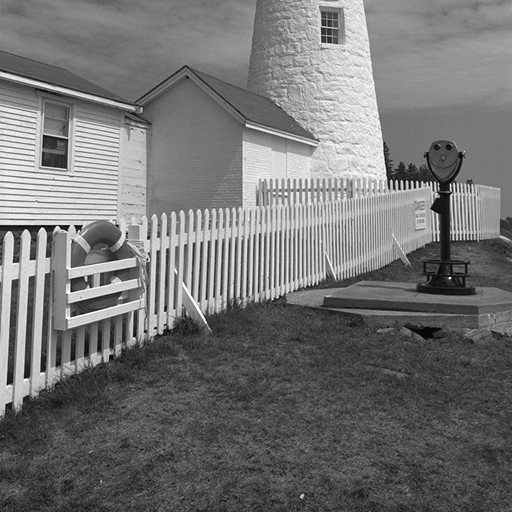
#> input picture images/lighthouse.bmp, 512 x 512 px
$ python exersise1.py   (older library calls are emulated)
#> lines starting #> are read from the running program, lines starting #| are printed output that depends on the picture; after the words box and inside, x2 and y2 are one past the last pixel; in counts of white or black regions, pixels touching at a corner belong together
import cv2
import numpy as np
from matplotlib import pyplot as plt

# Load the image
image = cv2.imread('./images/lighthouse.bmp', cv2.IMREAD_GRAYSCALE)
#> image is the input picture: shape (512, 512); min 2, max 255, mean 115.4

# Sobel Operator
def sobelEdgeDetection(image):
    sobelx = cv2.Sobel(image, cv2.CV_64F, 1, 0, ksize=3)
    sobely = cv2.Sobel(image, cv2.CV_64F, 0, 1, ksize=3)
    sobel = np.hypot(sobelx, sobely)
    return sobel

# Roberts Cross Operator
def robertsCrossEdgeDetection(image):
    kernelx = np.array([[1, 0], [0, -1]], dtype=int)
    kernely = np.array([[0, 1], [-1, 0]], dtype=int)
    robertsx = cv2.filter2D(image, cv2.CV_64F, kernelx)
    robertsy = cv2.filter2D(image, cv2.CV_64F, kernely)
    roberts = np.hypot(robertsx, robertsy)
    return roberts

# Prewitt Operator
def prewittEdgeDetection(image):
    kernelx = np.array([[1, 0, -1], [1, 0, -1], [1, 0, -1]], dtype=int)
    kernely = np.array([[1, 1, 1], [0, 0, 0], [-1, -1, -1]], dtype=int)
    prewittx = cv2.filter2D(image, cv2.CV_64F, kernelx)
    prewitty = cv2.filter2D(image, cv2.CV_64F, kernely)
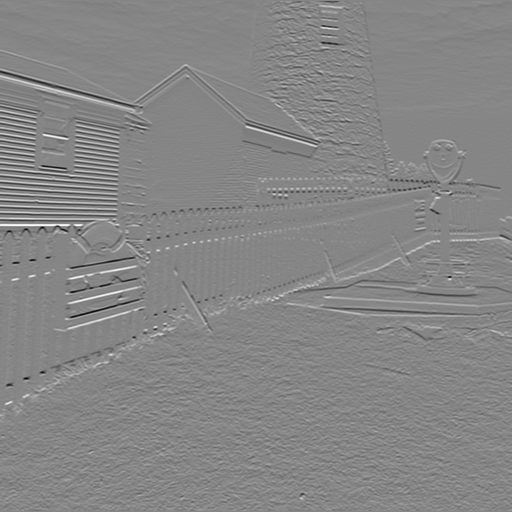
#> prewitty: shape (512, 512) float64; min -696, max 629, mean 0.8; drawn with min black and max white
    prewitt = np.hypot(prewittx, prewitty)
    return prewitt

# Kirsch Operator
def kirschEdgeDetection(image):
    kernels = [
        np.array([[5, 5, 5], [-3, 0, -3], [-3, -3, -3]]),
        np.array([[-3, 5, 5], [-3, 0, 5], [-3, -3, -3]]),
        np.array([[-3, -3, 5], [-3, 0, 5], [-3, -3, 5]]),
        np.array([[-3, -3, -3], [-3, 0, 5], [-3, 5, 5]]),
        np.array([[-3, -3, -3], [-3, 0, -3], [5, 5, 5]]),
        np.array([[-3, -3, -3], [5, 0, -3], [5, 5, -3]]),
        np.array([[5, -3, -3], [5, 0, -3], [5, -3, -3]]),
        np.array([[5, 5, -3], [5, 0, -3], [-3, -3, -3]])
    ]
    kirsch = np.zeros_like(image, dtype=np.float64)
    for kernel in kernels:
        kirsch = np.maximum(kirsch, cv2.filter2D(image, cv2.CV_64F, kernel))
#> this loop made 8 passes
#> pass 1, in kirschEdgeDetection, `kirsch = np.maximum(kirsch, cv2.filter2D(image, cv2.CV_64F, kernel))`:
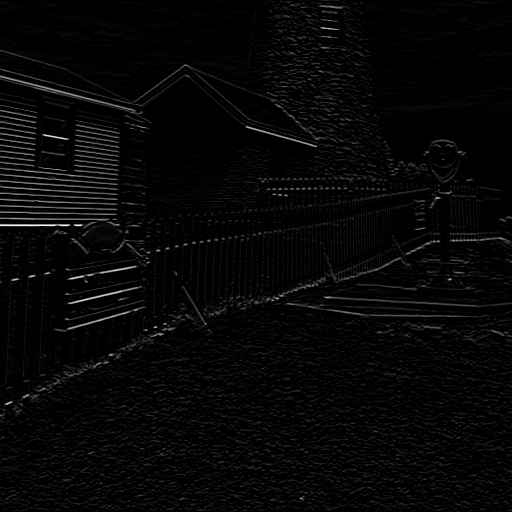
#> kirsch: shape (512, 512) float64; min 0, max 2843, mean 78.8; drawn with min black and max white
    return kirsch

# Thresholding
def otsuThresholding(image):
    _, binary = cv2.threshold(image, 0, 255, cv2.THRESH_BINARY + cv2.THRESH_OTSU)
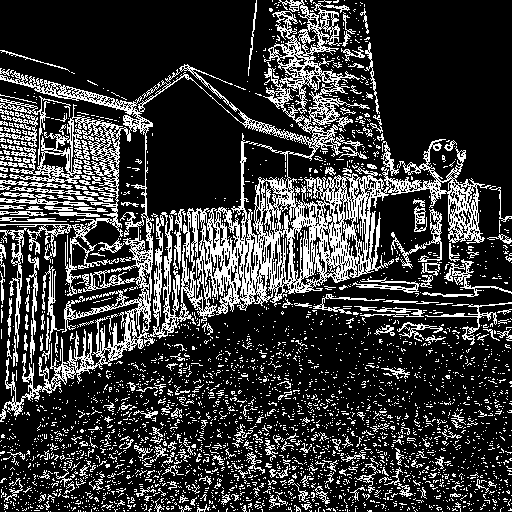
#> binary: shape (512, 512); 22.6% white in thin lines or dots
    return binary

# Apply edge detection methods
sobelEdges = sobelEdgeDetection(image)
robertsEdges = robertsCrossEdgeDetection(image)
prewittEdges = prewittEdgeDetection(image)
kirschEdges = kirschEdgeDetection(image)

# Apply Otsu's thresholding
sobelBinary = otsuThresholding(sobelEdges.astype(np.uint8))
robertsBinary = otsuThresholding(robertsEdges.astype(np.uint8))
#> in otsuThresholding (call 2), `_, binary = cv2.threshold(image, 0, 255, cv2.THRESH_BINARY + cv2.THRES..`: binary: shape (512, 512); 11.4% white in thin lines or dots
prewittBinary = otsuThresholding(prewittEdges.astype(np.uint8))
#> in otsuThresholding (call 3), `_, binary = cv2.threshold(image, 0, 255, cv2.THRESH_BINARY + cv2.THRES..`:
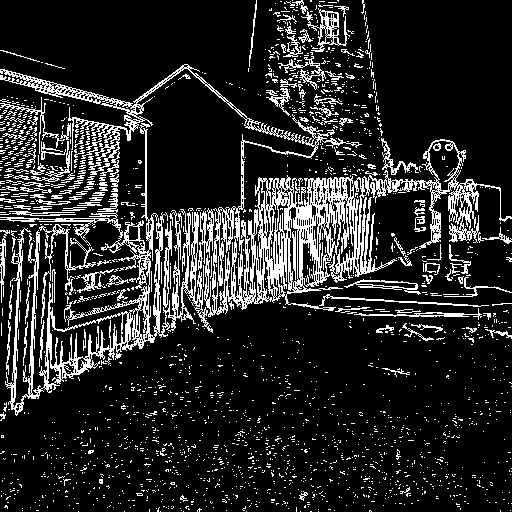
#> binary: shape (512, 512); 15.6% white in thin lines or dots
#> in otsuThresholding (call 3), `_, binary = cv2.threshold(image, 0, 255, cv2.THRESH_BINARY + cv2.THRES..`:
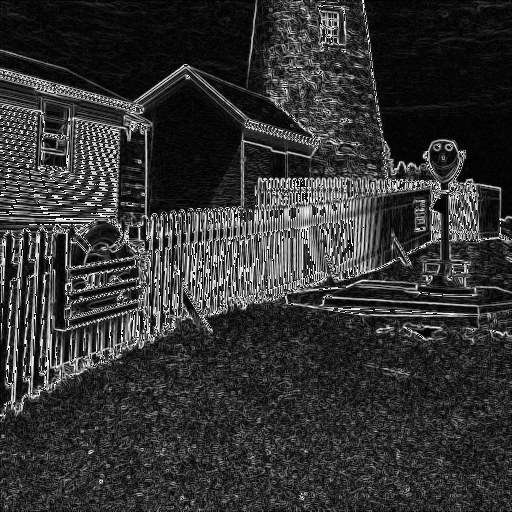
#> image: shape (512, 512); min 0, max 255, mean 51.7
# _, kirschBinary = cv2.threshold(kirschEdges.astype(np.uint8), 200, 255, cv2.THRESH_BINARY)
# Display results
plt.figure(figsize=(10, 8))

plt.subplot(231), plt.imshow(image, cmap='gray'), plt.title('Original')
plt.subplot(232), plt.imshow(sobelBinary, cmap='gray'), plt.title('Sobel')
plt.subplot(233), plt.imshow(robertsBinary, cmap='gray'), plt.title('Roberts')
plt.subplot(234), plt.imshow(prewittBinary, cmap='gray'), plt.title('Prewitt')
# plt.subplot(235), plt.imshow(kirschBinary, cmap='gray'), plt.title('Kirsch')
plt.savefig('./resultsOne/edgeDetectionFirstDerivative.jpg')
plt.show()

# Kirsch thresholding experiment
thresholds = [50, 100, 150, 200, 250, 300]
plt.figure(figsize=(12, 8))
for i, t in enumerate(thresholds):
    _, kirschBinary = cv2.threshold(kirschEdges.astype(np.uint8), t, 255, cv2.THRESH_BINARY)
    plt.subplot(2, 3, i+1)
    plt.imshow(kirschBinary, cmap='gray')
    plt.title(f'Kirsch Threshold {t}')
#> this loop made 6 passes
#> pass 1, `_, kirschBinary = cv2.threshold(kirschEdges.astype(np.uint8), t, 255, ..`:
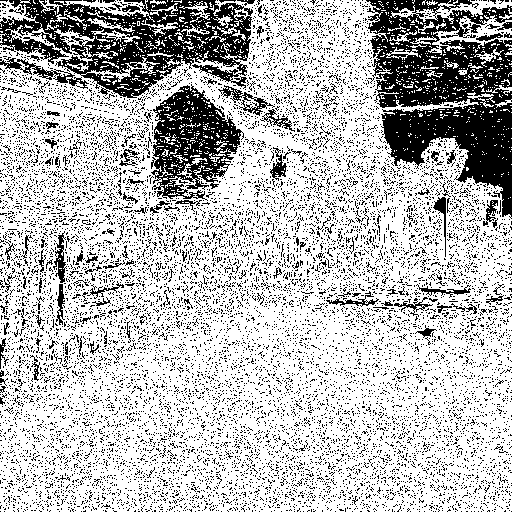
#> kirschBinary: shape (512, 512); 72.9% white; 12778 black regions (12648 under 20 px), largest, box (x1, y1, x2, y2) and area: (366, 0, 512, 219) 16802, (0, 0, 253, 98) 11889, (151, 84, 244, 201) 5509

plt.tight_layout()
plt.savefig('./resultsOne/kirschThresholds.jpg')
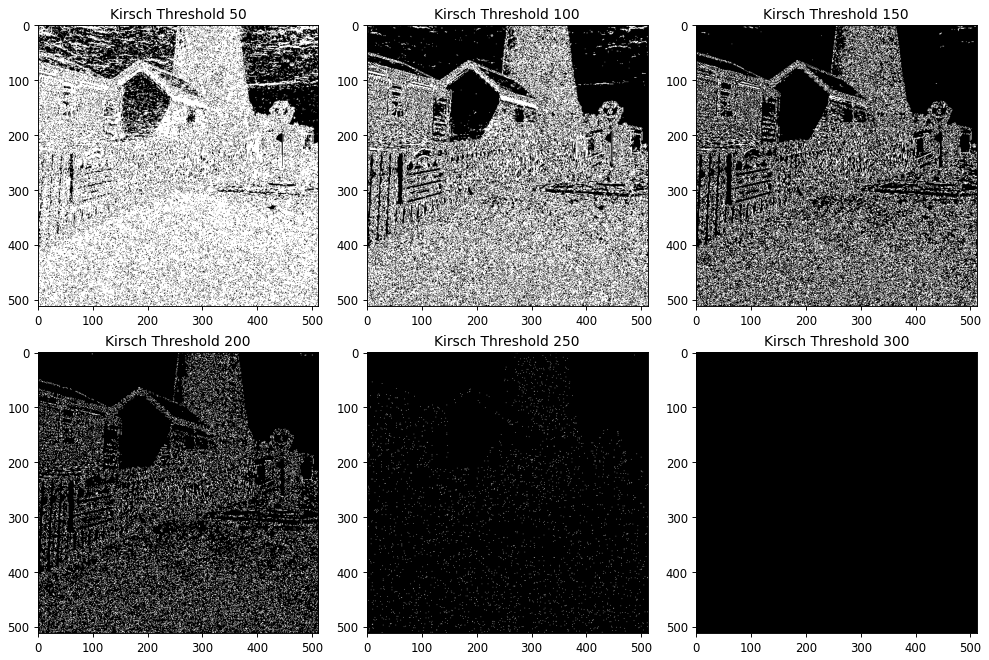
#> figure drawn by matplotlib, 6 panels
plt.show()

$ run again, with images/bridge.bmp copied over images/lighthouse.bmp
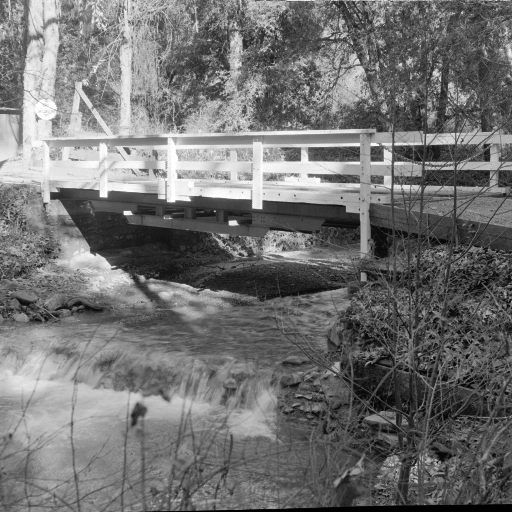
#> input picture images/bridge.bmp, 512 x 512 px
#> image is the input picture: shape (512, 512); min 0, max 255, mean 113.8
#> in otsuThresholding, `_, binary = cv2.threshold(image, 0, 255, cv2.THRESH_BINARY + cv2.THRES..`:
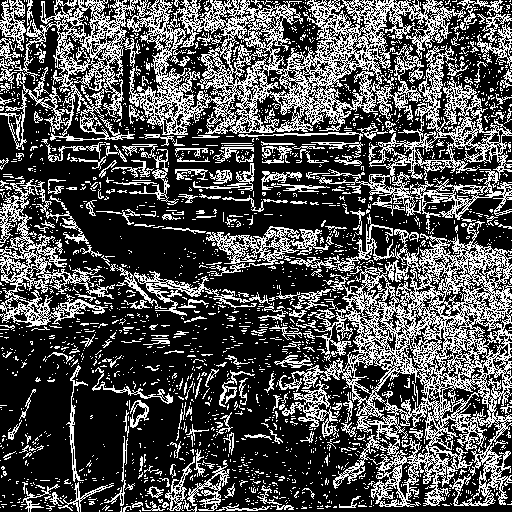
#> binary: shape (512, 512); 31.9% white in thin lines or dots
#> binary: shape (512, 512); 20% white in thin lines or dots
#> binary: shape (512, 512); 27% white in thin lines or dots
#> the loop `for i, t in enumerate(thresholds):` made 6 passes
#> pass 3, `_, kirschBinary = cv2.threshold(kirschEdges.astype(np.uint8), t, 255, ..`:
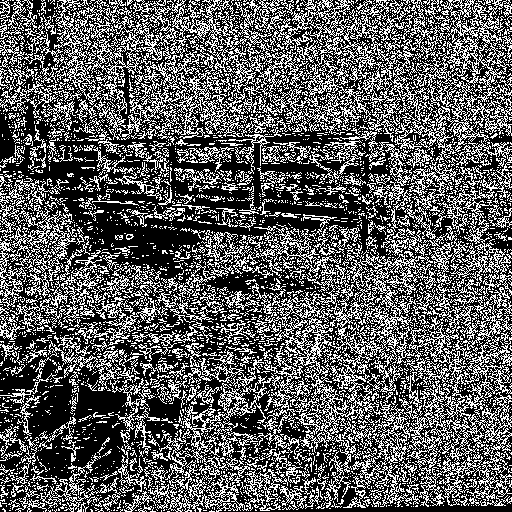
#> kirschBinary: shape (512, 512); 36.1% white in thin lines or dots

$ run again, with images/girlface.bmp copied over images/lighthouse.bmp
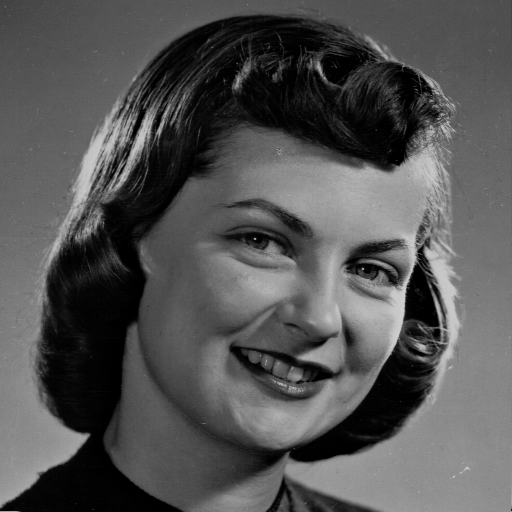
#> input picture images/girlface.bmp, 512 x 512 px
#> image is the input picture: shape (512, 512); min 0, max 207, mean 83.6
#> in otsuThresholding, `_, binary = cv2.threshold(image, 0, 255, cv2.THRESH_BINARY + cv2.THRES..`:
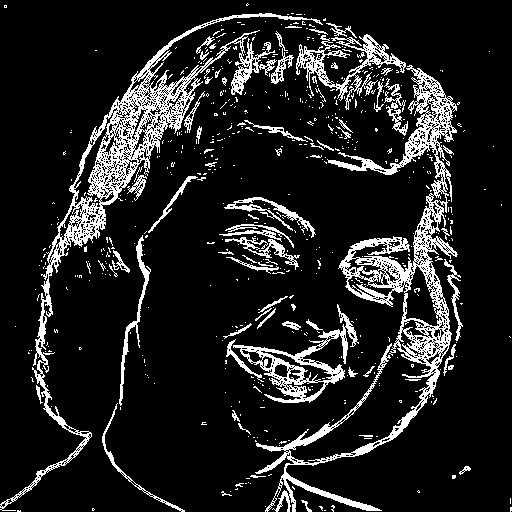
#> binary: shape (512, 512); 13% white in thin lines or dots
#> binary: shape (512, 512); 8.5% white in thin lines or dots
#> binary: shape (512, 512); 11.5% white in thin lines or dots
#> the loop `for i, t in enumerate(thresholds):` made 6 passes
#> pass 3, `_, kirschBinary = cv2.threshold(kirschEdges.astype(np.uint8), t, 255, ..`:
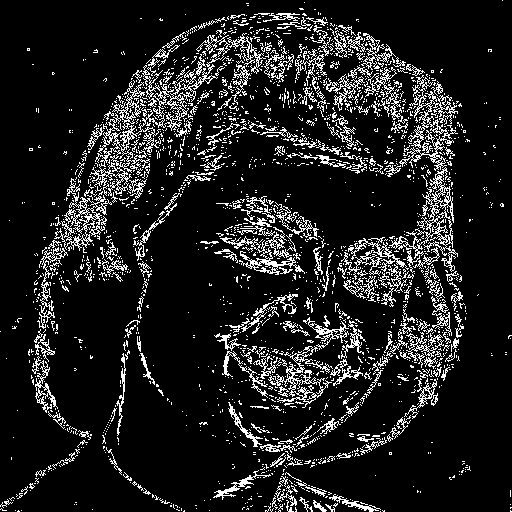
#> kirschBinary: shape (512, 512); 12.3% white in thin lines or dots

$ run again, with images/girl.png saved as images/lighthouse.bmp
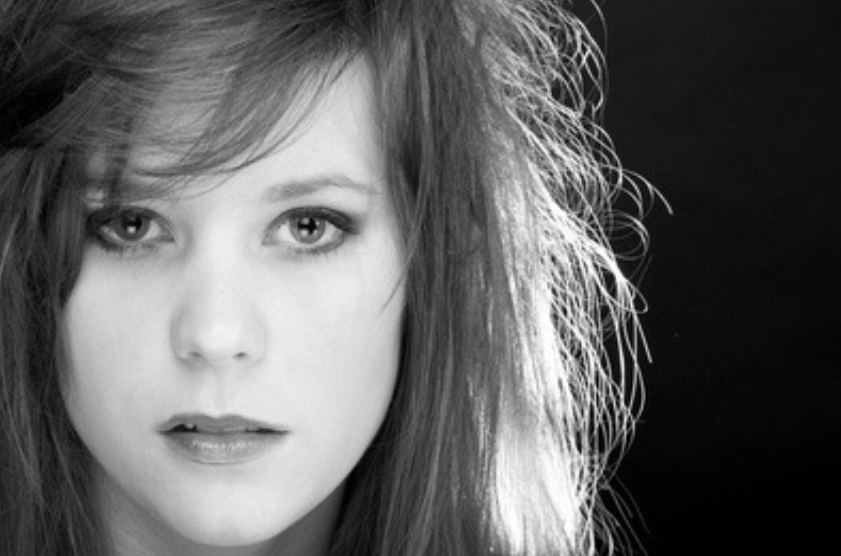
#> input picture images/girl.png, 841 x 556 px
#> image is the input picture: shape (556, 841); min 0, max 255, mean 97
#> binary: shape (556, 841); 12.9% white in thin lines or dots, all inside (x1, y1, x2, y2) = (0, 0, 678, 556)
#> binary: shape (556, 841); 6.5% white; 645 white regions (570 under 20 px), largest, box (x1, y1, x2, y2) and area: (502, 0, 675, 556) 22531, (267, 303, 408, 540) 887, (625, 213, 651, 257) 348
#> binary: shape (556, 841); 9.7% white in thin lines or dots, all inside (x1, y1, x2, y2) = (1, 0, 675, 556)
#> the loop `for i, t in enumerate(thresholds):` made 6 passes
#> pass 3, `_, kirschBinary = cv2.threshold(kirschEdges.astype(np.uint8), t, 255, ..`:
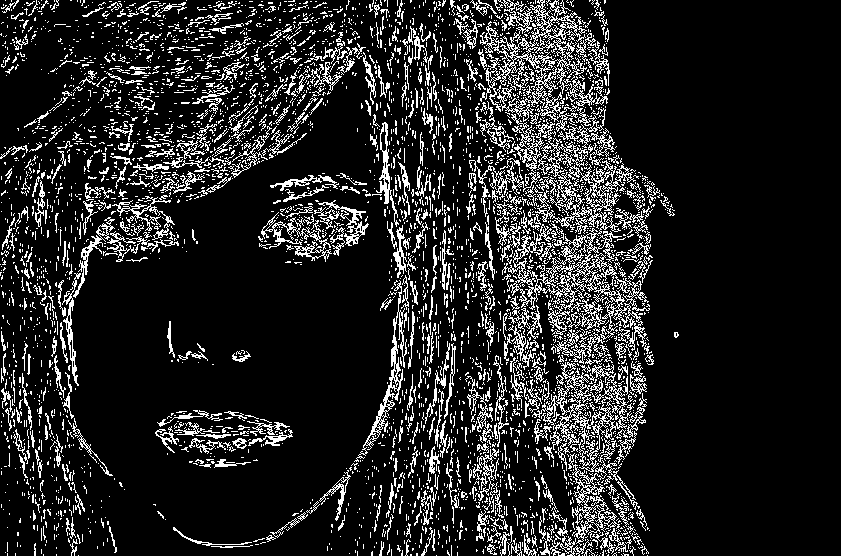
#> kirschBinary: shape (556, 841); 14.1% white in thin lines or dots, all inside (x1, y1, x2, y2) = (0, 0, 679, 556)
